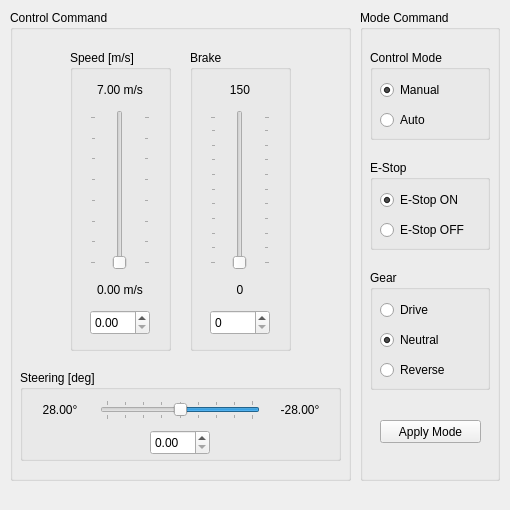
<?xml version="1.0" encoding="UTF-8"?>
<ui version="4.0">
 <class>ControllerDockWidget</class>
 <widget class="QDockWidget" name="ControllerDockWidget">
  <property name="geometry">
   <rect>
    <x>0</x>
    <y>0</y>
    <width>510</width>
    <height>510</height>
   </rect>
  </property>
  <property name="minimumSize">
   <size>
    <width>510</width>
    <height>510</height>
   </size>
  </property>
  <property name="maximumSize">
   <size>
    <width>510</width>
    <height>510</height>
   </size>
  </property>
  <property name="windowTitle">
   <string>ERP42 Controller</string>
  </property>
  <widget class="QWidget" name="dockWidgetContents">
   <widget class="QGroupBox" name="groupBox_4">
    <property name="geometry">
     <rect>
      <x>360</x>
      <y>10</y>
      <width>140</width>
      <height>471</height>
     </rect>
    </property>
    <property name="title">
     <string>Mode Command</string>
    </property>
    <widget class="QGroupBox" name="groupBox_2">
     <property name="geometry">
      <rect>
       <x>10</x>
       <y>40</y>
       <width>120</width>
       <height>90</height>
      </rect>
     </property>
     <property name="title">
      <string>Control Mode</string>
     </property>
     <widget class="QRadioButton" name="auto_mode_button">
      <property name="geometry">
       <rect>
        <x>10</x>
        <y>60</y>
        <width>100</width>
        <height>20</height>
       </rect>
      </property>
      <property name="text">
       <string>Auto</string>
      </property>
     </widget>
     <widget class="QRadioButton" name="manual_mode_button">
      <property name="geometry">
       <rect>
        <x>10</x>
        <y>30</y>
        <width>100</width>
        <height>20</height>
       </rect>
      </property>
      <property name="text">
       <string>Manual</string>
      </property>
      <property name="checked">
       <bool>true</bool>
      </property>
     </widget>
    </widget>
    <widget class="QGroupBox" name="groupBox_3">
     <property name="geometry">
      <rect>
       <x>10</x>
       <y>260</y>
       <width>120</width>
       <height>120</height>
      </rect>
     </property>
     <property name="title">
      <string>Gear</string>
     </property>
     <widget class="QRadioButton" name="reverse_button">
      <property name="geometry">
       <rect>
        <x>10</x>
        <y>90</y>
        <width>100</width>
        <height>20</height>
       </rect>
      </property>
      <property name="text">
       <string>Reverse</string>
      </property>
     </widget>
     <widget class="QRadioButton" name="drive_button">
      <property name="geometry">
       <rect>
        <x>10</x>
        <y>30</y>
        <width>100</width>
        <height>20</height>
       </rect>
      </property>
      <property name="text">
       <string>Drive</string>
      </property>
     </widget>
     <widget class="QRadioButton" name="neutral_button">
      <property name="geometry">
       <rect>
        <x>10</x>
        <y>60</y>
        <width>100</width>
        <height>20</height>
       </rect>
      </property>
      <property name="text">
       <string>Neutral</string>
      </property>
      <property name="checked">
       <bool>true</bool>
      </property>
     </widget>
    </widget>
    <widget class="QGroupBox" name="groupBox">
     <property name="geometry">
      <rect>
       <x>10</x>
       <y>150</y>
       <width>120</width>
       <height>90</height>
      </rect>
     </property>
     <property name="title">
      <string>E-Stop</string>
     </property>
     <widget class="QRadioButton" name="estop_off_button">
      <property name="geometry">
       <rect>
        <x>10</x>
        <y>60</y>
        <width>100</width>
        <height>20</height>
       </rect>
      </property>
      <property name="text">
       <string>E-Stop OFF</string>
      </property>
     </widget>
     <widget class="QRadioButton" name="estop_on_button">
      <property name="geometry">
       <rect>
        <x>10</x>
        <y>30</y>
        <width>100</width>
        <height>20</height>
       </rect>
      </property>
      <property name="text">
       <string>E-Stop ON</string>
      </property>
      <property name="checked">
       <bool>true</bool>
      </property>
     </widget>
    </widget>
    <widget class="QPushButton" name="apply_mode_button">
     <property name="geometry">
      <rect>
       <x>20</x>
       <y>410</y>
       <width>101</width>
       <height>23</height>
      </rect>
     </property>
     <property name="text">
      <string>Apply Mode</string>
     </property>
    </widget>
   </widget>
   <widget class="QGroupBox" name="groupBox_8">
    <property name="geometry">
     <rect>
      <x>10</x>
      <y>10</y>
      <width>341</width>
      <height>471</height>
     </rect>
    </property>
    <property name="title">
     <string>Control Command</string>
    </property>
    <widget class="QGroupBox" name="groupBox_5">
     <property name="geometry">
      <rect>
       <x>60</x>
       <y>40</y>
       <width>101</width>
       <height>301</height>
      </rect>
     </property>
     <property name="title">
      <string>Speed [m/s]</string>
     </property>
     <widget class="QSlider" name="speed_slider">
      <property name="geometry">
       <rect>
        <x>20</x>
        <y>60</y>
        <width>60</width>
        <height>160</height>
       </rect>
      </property>
      <property name="maximum">
       <number>70</number>
      </property>
      <property name="orientation">
       <enum>Qt::Vertical</enum>
      </property>
      <property name="tickPosition">
       <enum>QSlider::TicksBothSides</enum>
      </property>
     </widget>
     <widget class="QDoubleSpinBox" name="speed_spin_box">
      <property name="geometry">
       <rect>
        <x>20</x>
        <y>260</y>
        <width>60</width>
        <height>25</height>
       </rect>
      </property>
     </widget>
     <widget class="QLabel" name="label">
      <property name="geometry">
       <rect>
        <x>20</x>
        <y>30</y>
        <width>60</width>
        <height>20</height>
       </rect>
      </property>
      <property name="text">
       <string>7.00 m/s</string>
      </property>
      <property name="alignment">
       <set>Qt::AlignCenter</set>
      </property>
     </widget>
     <widget class="QLabel" name="label_2">
      <property name="geometry">
       <rect>
        <x>20</x>
        <y>230</y>
        <width>60</width>
        <height>20</height>
       </rect>
      </property>
      <property name="text">
       <string>0.00 m/s</string>
      </property>
      <property name="alignment">
       <set>Qt::AlignCenter</set>
      </property>
     </widget>
    </widget>
    <widget class="QGroupBox" name="groupBox_6">
     <property name="geometry">
      <rect>
       <x>180</x>
       <y>40</y>
       <width>101</width>
       <height>301</height>
      </rect>
     </property>
     <property name="title">
      <string>Brake</string>
     </property>
     <widget class="QSlider" name="brake_slider">
      <property name="geometry">
       <rect>
        <x>20</x>
        <y>60</y>
        <width>60</width>
        <height>160</height>
       </rect>
      </property>
      <property name="orientation">
       <enum>Qt::Vertical</enum>
      </property>
      <property name="tickPosition">
       <enum>QSlider::TicksBothSides</enum>
      </property>
     </widget>
     <widget class="QLabel" name="label_5">
      <property name="geometry">
       <rect>
        <x>20</x>
        <y>30</y>
        <width>60</width>
        <height>20</height>
       </rect>
      </property>
      <property name="text">
       <string>150</string>
      </property>
      <property name="alignment">
       <set>Qt::AlignCenter</set>
      </property>
     </widget>
     <widget class="QLabel" name="label_6">
      <property name="geometry">
       <rect>
        <x>20</x>
        <y>230</y>
        <width>60</width>
        <height>20</height>
       </rect>
      </property>
      <property name="text">
       <string>0</string>
      </property>
      <property name="alignment">
       <set>Qt::AlignCenter</set>
      </property>
     </widget>
     <widget class="QSpinBox" name="brake_spin_box">
      <property name="geometry">
       <rect>
        <x>20</x>
        <y>260</y>
        <width>60</width>
        <height>25</height>
       </rect>
      </property>
     </widget>
    </widget>
    <widget class="QGroupBox" name="groupBox_7">
     <property name="geometry">
      <rect>
       <x>10</x>
       <y>360</y>
       <width>321</width>
       <height>91</height>
      </rect>
     </property>
     <property name="title">
      <string>Steering [deg]</string>
     </property>
     <widget class="QSlider" name="steering_slider">
      <property name="geometry">
       <rect>
        <x>80</x>
        <y>30</y>
        <width>160</width>
        <height>20</height>
       </rect>
      </property>
      <property name="minimum">
       <number>-28</number>
      </property>
      <property name="maximum">
       <number>28</number>
      </property>
      <property name="orientation">
       <enum>Qt::Horizontal</enum>
      </property>
      <property name="invertedAppearance">
       <bool>true</bool>
      </property>
      <property name="tickPosition">
       <enum>QSlider::TicksBothSides</enum>
      </property>
      <property name="tickInterval">
       <number>7</number>
      </property>
     </widget>
     <widget class="QDoubleSpinBox" name="steering_spin_box">
      <property name="geometry">
       <rect>
        <x>130</x>
        <y>60</y>
        <width>60</width>
        <height>25</height>
       </rect>
      </property>
     </widget>
     <widget class="QLabel" name="label_7">
      <property name="geometry">
       <rect>
        <x>10</x>
        <y>30</y>
        <width>60</width>
        <height>20</height>
       </rect>
      </property>
      <property name="text">
       <string>28.00°</string>
      </property>
      <property name="alignment">
       <set>Qt::AlignCenter</set>
      </property>
     </widget>
     <widget class="QLabel" name="label_8">
      <property name="geometry">
       <rect>
        <x>250</x>
        <y>30</y>
        <width>60</width>
        <height>20</height>
       </rect>
      </property>
      <property name="text">
       <string>-28.00°</string>
      </property>
      <property name="alignment">
       <set>Qt::AlignCenter</set>
      </property>
     </widget>
    </widget>
   </widget>
   <zorder>groupBox_8</zorder>
   <zorder>groupBox_4</zorder>
  </widget>
 </widget>
 <resources/>
 <connections/>
</ui>
